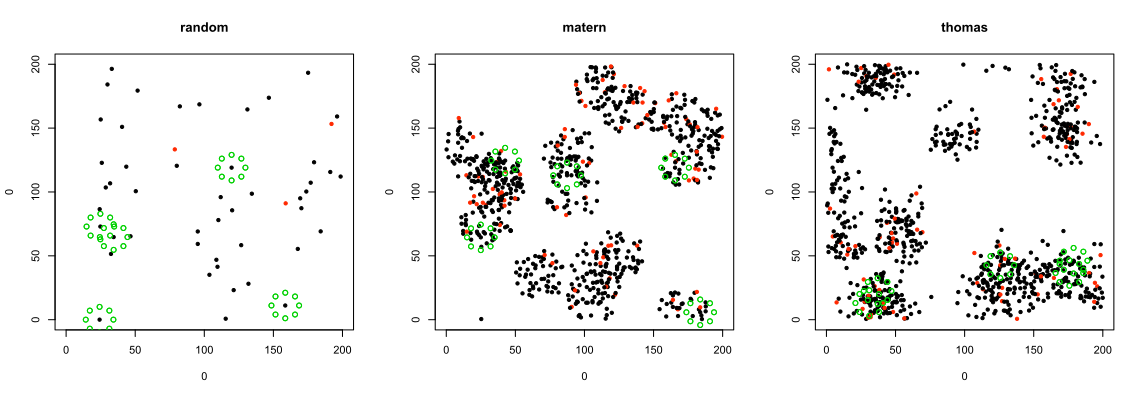

Source code (R):
### Simulating ironX and DISTANCE sampling
## rm(list = ls())
## xpoints<-c(0,sqrt(50), 0,0,-sqrt(50),-10,0, -sqrt(50),  0,0, sqrt(50),10,0) #IronX x-coords
## ypoints<-c(0,sqrt(50),10,0, sqrt(50),  0,0, -sqrt(50),-10,0,-sqrt(50), 0,0) #IronX y-coords

### Plotting commands below
## Random basic
sampledf<-data.frame(random_basic(n=50), fecal_prev=0.1)        #df of random samples
row<-sample(1:nrow(sampledf),5)                                                         #n controls number of ironXs
xvals<-sampledf[row,2]    #x center points of IronXs
yvals<-sampledf[row,3]    #y center points of ironY
ironX<-move_ironXs(ironX0,xvals,yvals)
patterndf<-data.frame(ironX)                                                            #dataframe of recce segments
mind<-psampleDistances(patterndf,sampledf)                                      #measure distances
rb1<-cbind(sampledf, mind) #combine into one df
rb1.list<-list(rb1,patterndf)
                                        #combine into one list



## Cluster M  #strong radius limit!!
## Cluster parameters
k = 15                  #kappa=intensity of Poisson process of cluster centers
r = 0.1                 #r=radius of clusters
mu = 50#400                     #mumean number of points per cluster
fecal_prev=0.1  #prev of positive fecal antibody
sampledf<-data.frame(random_clusterM(k,r,mu,fecal_prev)) #df of random samples
row<-sample(1:nrow(sampledf),5)                                                         #n controls number of ironXs
xvals<-sampledf[row,2] #x value of iron cross center points
yvals<-sampledf[row,3] #y value of iron cross center points
                                        #nxpoints<-xpoints+x                                                                            #for plotting ironX
                                        #nypoints<-ypoints+y                                                                            #for plotting ironX
ironX<-move_ironXs(ironX0,xvals,yvals)
patterndf<-data.frame(ironX)                                                            #dataframe of recce segments
mind<-psampleDistances(patterndf,sampledf)                                      #measure distances
cm1<-cbind(sampledf, mind)
                                        #combine into one df
cm1.list<-list(cm1,patterndf) #combine into one list


## Cluster T
## Cluster parameters
k = 15                  #kappa=intensity of Poisson process of cluster centers
r = 0.05                #r=radius of clusters
mu = 50#4000    #mumean number of points per cluster
fecal_prev=0.1  #prev of positive fecal antibody
nX = 1
sampledf<-data.frame(random_clusterT(k,r,mu,fecal_prev)) #df of random samples
row<-sample(1:nrow(sampledf),5)                                                         #n controls number of ironXs
xvals<-sampledf[row,2]  #x center points of ironXs
yvals<-sampledf[row,3]  #y center points of ironXs
                                        #nxpoints<-xpoints+x
                                        #nypoints<-ypoints+y
ironX<-move_ironXs(ironX0,xvals,yvals)
patterndf<-data.frame(ironX)                                                            #dataframe of recce segments
mind<-psampleDistances(patterndf,sampledf)                                      #measure distances
ct1<-cbind(sampledf, mind)                                                                      #combine into one df
ct1.list<-list(ct1,patterndf)

### Plotting commands
## Confirm point distance calculations are correct
par(mfrow=c(1,3))
plot(0,0,xlim=c(0,200),ylim=c(0,200),type="n",main="random")
points(rb1[,2],rb1[,3],pch=20,col=rb1[,4]+1)
points(rb1.list[[2]][,1:2],col=3) #plot IronX points
points(rb1.list[[2]][,3:4],col=3)
                                        #text(rb1[,2],rb1[,3], round(rb1[,5]), col=rb1[,4]+1)
plot(0,0,xlim=c(0,200),ylim=c(0,200),type="n",main="matern")
points(cm1[,2],cm1[,3],pch=20,col=cm1[,4]+1)
points(cm1.list[[2]][,1:2],col=3)
points(cm1.list[[2]][,3:4],col=3)
                                        #lines(nxpoints,nypoints,col="green") #plot IronX
                                        #text(cm1[,2],cm1[,3], round(cm1[,5]), col=cm1[,4]+1)
plot(0,0,xlim=c(0,200),ylim=c(0,200),type="n",main="thomas")
points(ct1[,2],ct1[,3],pch=20,col=ct1[,4]+1)
points(ct1.list[[2]][,1:2],col=3)
points(ct1.list[[2]][,3:4],col=3)
                                        #lines(nxpoints,nypoints, col="green") #plot IronX
                                        #text(ct1[,2],ct1[,3], round(ct1[,5]), col=ct1[,4]+1)



                                        #       1. get detection functions!!!
                                        #               recces (Alain's file plus
                                        #       2. transects (Stokes is WCS ...
                                        #
                                        #       assumptions don't seem to correspond to parameters necessary to get large n
                                        #       r=0.20 = 40km radius hence diameter of "population"=80km
                                        #       mu=25  average size of population???
                                        #       2-3 feces/day/ape
                                        #       ape density = 2.16/km2
